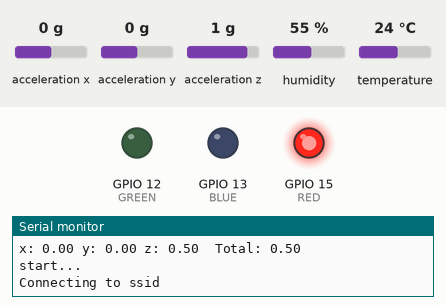
A sketch run on a simulated ESP8266 (NodeMCU). Parts: output pins drawn as LEDs (lit = HIGH), the last lines printed to the serial monitor. Wiring (inferred from the names in the program): ADXL345 accelerometer at I2C address 0x53. Inputs (shaded band) come from the test bench; at power-on: acceleration x 0 g, acceleration y 0 g, acceleration z 1 g, humidity 55 %, temperature 24 °C. WiFi joins after 1.5 s; servers stay silent unless stated; web services answer with replies made up by the test bench. At 7.5 s the program puts the board to deep sleep or switches it off; the recording ends there.

Above: at 0.1 s.
At 5.5 s:
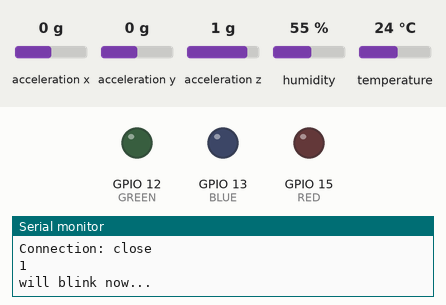
Timing chart, 0 to 7.0 s (numbered marks = the images above):
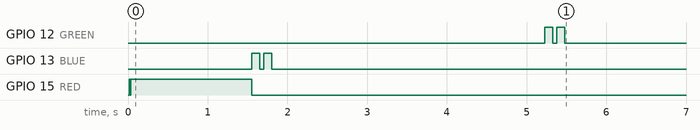

The sketch:

ADXL345Esp8266Cloud.ino
```cpp
///ADXL345Esp8266Cloud//////////////////////////////////////////////////////
// ESP8266-01 & ADXL345 acceleration sensor
// in Arduino IDE
//
// Stefan Thesen 09/2015
//
// Free for anybody - no warranties
// code majorly taken from
//    https://www.sparkfun.com/tutorials/240
//    and adapted to ESP8266
/////////////////////////////////////////////////////////

#include "config.h"
#include "math.h"
#include <Wire.h>

#define DEVICE (0x53) // Device address as specified in data sheet

const int RED = 15;  //RED
const int GREEN = 12; //GREEN
const int BLUE = 13; //BLUE

byte _buff[6];
char POWER_CTL = 0x2D;    //Power Control Register
char DATA_FORMAT = 0x31;
char DATAX0 = 0x32;    //X-Axis Data 0
char DATAX1 = 0x33;    //X-Axis Data 1
char DATAY0 = 0x34;    //Y-Axis Data 0
char DATAY1 = 0x35;    //Y-Axis Data 1
char DATAZ0 = 0x36;    //Z-Axis Data 0
char DATAZ1 = 0x37;    //Z-Axis Data 1

#include <ESP8266WiFi.h>
#include "DHT.h"

#define DHTPIN 2 //GPIO2
#define DHTTYPE DHT11
DHT dht(DHTPIN, DHTTYPE);

String writeAPIKey = channelId;

float h;
float t;
float f;

int value = 0;
float angleX = 0.0;

//sensor
const int analogInPin = A0;
int sensorValue = 0;        // value read from the pot

void setup()
{
  setupAccel();
  dht.begin();
  readAccel();
  Serial.println("start...");
  connectWifi();
  updateDweet();
  //Serial.println("goint to sleep. good night.");
  ESP.deepSleep(300*1000000, WAKE_RF_DEFAULT); // Sleep for 1 minutes
}

void loop()
{
  //readAccel();  // read the x/y/z tilt
  //delay(200);   // only read every 200ms
}

void setupAccel()
{
  pinMode (RED, OUTPUT);
  pinMode (GREEN, OUTPUT);
  digitalWrite(RED, LOW);
  digitalWrite(GREEN, LOW);

  Serial.begin(9600);   // start serial for output. Make sure you set your Serial Monitor to the same!
  Serial.println("Init - S. Thesen ESP8266 & ADXL345 Demo");

  // i2c bus SDA = GPIO0; SCL = GPIO2
  Wire.begin(4, 5);

  // Put the ADXL345 into +/- 2G range by writing the value 0x01 to the DATA_FORMAT register.
  // FYI: 0x00 = 2G, 0x01 = 4G, 0x02 = 8G, 0x03 = 16G
  writeTo(DATA_FORMAT, 0x01);

  // Put the ADXL345 into Measurement Mode by writing 0x08 to the POWER_CTL register.
  writeTo(POWER_CTL, 0x08);
}

void readAccel()
{
  uint8_t howManyBytesToRead = 6;
  readFrom( DATAX0, howManyBytesToRead, _buff); //read the acceleration data from the ADXL345

  // each axis reading comes in 10 bit resolution, ie 2 bytes. Least Significat Byte first!!
  // thus we are converting both bytes in to one
  // cave: esp8266 is 32bit, thus use short and not int as in Arduino examples
  short x = (((short)_buff[1]) << 8) | _buff[0];
  short y = (((short)_buff[3]) << 8) | _buff[2];
  short z = (((short)_buff[5]) << 8) | _buff[4];

  angleX = x * 2. / 512;
  Serial.print("x: ");
  //Serial.print( x * 2. / 512 );
  Serial.print( angleX );
  Serial.print(" y: ");
  Serial.print( y * 2. / 512 );
  Serial.print(" z: ");
  Serial.print( z * 2. / 512 );
  Serial.print("  Total: ");
  Serial.println( sqrtf(x * x + y * y + z * z) * 2. / 512 );

  if (angleX < 0.15)
  {
    digitalWrite(RED, HIGH);
    digitalWrite(GREEN, LOW);
  }
  else if (angleX > 0.40)
  {
    digitalWrite(RED, LOW);
    digitalWrite(GREEN, HIGH);
  }
}

void writeTo(byte address, byte val)
{
  Wire.beginTransmission(DEVICE); // start transmission to device
  Wire.write(address); // send register address
  Wire.write(val); // send value to write
  Wire.endTransmission(); // end transmission
}

// Reads num bytes starting from address register on device in to _buff array
void readFrom(byte address, int num, byte _buff[])
{
  Wire.beginTransmission(DEVICE); // start transmission to device
  Wire.write(address); // sends address to read from
  Wire.endTransmission(); // end transmission
  Wire.beginTransmission(DEVICE); // start transmission to device
  Wire.requestFrom(DEVICE, num); // request 6 bytes from device

  int i = 0;
  while (Wire.available()) // device may send less than requested (abnormal)
  {
    _buff[i] = Wire.read(); // receive a byte
    i++;
  }
  Wire.endTransmission(); // end transmission
}

void connectWifi(){
  pinMode(RED, OUTPUT);
  pinMode(GREEN, OUTPUT);
  pinMode(BLUE, OUTPUT);
  digitalWrite(RED, LOW);
  digitalWrite(GREEN, LOW);
  digitalWrite(BLUE, LOW);

  Serial.begin(9600);
  delay(10);

  // We start by connecting to a WiFi network
  digitalWrite(RED, HIGH);
  Serial.println();
  Serial.println();
  Serial.print("Connecting to ");
  Serial.println(ssid);

  WiFi.begin(ssid, password);

  while (WiFi.status() != WL_CONNECTED) {
    delay(500);
    Serial.print(".");
  }

  Serial.println("");
  Serial.println("WiFi connected");
  Serial.println("IP address: ");
  Serial.println(WiFi.localIP());
  digitalWrite(RED, LOW);
  blinkLed(BLUE);

}

void updateDweet(){
  Serial.print("updateDweet method");
  ++value;

  Serial.print("connecting to ");
  Serial.println(host);

  // Use WiFiClient class to create TCP connections
  WiFiClient client;
  const int httpPort = 80;
  if (!client.connect(host, httpPort)) {
    Serial.println("connection failed");
    blinkLed(RED);
    return;
  }

  // We now create a URI for the request
  sensorValue = analogRead(analogInPin);
  readSensorData();
  String tsData = "field1=";
  tsData += angleX;
  tsData += "&field2=";
  tsData += t;
  tsData += "&field3=";
  tsData += h;

  Serial.print("connected. angleX=");
  Serial.println(angleX);
  client.print("POST /update HTTP/1.1\n");
  client.print("Host: api.thingspeak.com\n");
  client.print("Connection: close\n");
  client.print("X-THINGSPEAKAPIKEY: "+writeAPIKey+"\n");
  client.print("Content-Type: application/x-www-form-urlencoded\n");
  client.print("Content-Length: ");
  client.print(tsData.length());
  client.print("\n\n");

  client.print(tsData);
  delay(10);

  // Read all the lines of the reply from server and print them to Serial
  while(client.available()){
    String line = client.readStringUntil('\r');
    Serial.print(line);
  }

  Serial.println();
  blinkLed(GREEN);
  Serial.println("closing connection");
  delay(2000);
}

void blinkLed(int color) {
  Serial.println("will blink now...");
  for (int i = 0; i < 2; i++) {
    digitalWrite(color, HIGH);
    delay(100);
    digitalWrite(color, LOW);
    delay(50);
  }
}

void turnOff(int pin) {
  pinMode(pin, OUTPUT);
  digitalWrite(pin, 1);
}

void readSensorData() {
  do {
    Serial.println("Trying to read from DHT sensor!");
    delay(2000);
    // Reading temperature or humidity takes about 250 milliseconds!
    // Sensor readings may also be up to 2 seconds 'old' (its a very slow sensor)
    h = dht.readHumidity();
    // Read temperature as Celsius (the default)
    t = dht.readTemperature();
    // Read temperature as Fahrenheit (isFahrenheit = true)
    f = dht.readTemperature(true);
  } while (isnan(h) || isnan(t) || isnan(f));

  // Check if any reads failed and exit early (to try again).
  //if (isnan(h) || isnan(t) || isnan(f)) {
  //  Serial.println("Failed to read from DHT sensor!");
  //  return;
  //}

  // Compute heat index in Fahrenheit (the default)
  float hif = dht.computeHeatIndex(f, h);
  // Compute heat index in Celsius (isFahreheit = false)
  float hic = dht.computeHeatIndex(t, h, false);

  Serial.print("Humidity: ");
  Serial.print(h);
  Serial.print(" %\t");
  Serial.print("Temperature: ");
  Serial.print(t);
  Serial.print(" *C ");
  Serial.print(f);
  Serial.print(" *F\t");
  Serial.print("Heat index: ");
  Serial.print(hic);
  Serial.print(" *C ");
  Serial.print(hif);
  Serial.println(" *F");
}
```

config.h
```cpp
const char* ssid     = "ssid";
const char* password = "pass";

const char* host = "api.thingspeak.com";
const char* channelId = "channel";
```

Measured:
- by itself, GPIO 13 (BLUE): alternates HIGH for 0.10 s and LOW for 0.05 s, 4 changes in all, then stays LOW
- by itself, GPIO 15 (RED): LOW → HIGH at 0.02 s, → LOW 0.01 s later, → HIGH 0.01 s later, → LOW 1.5 s later
